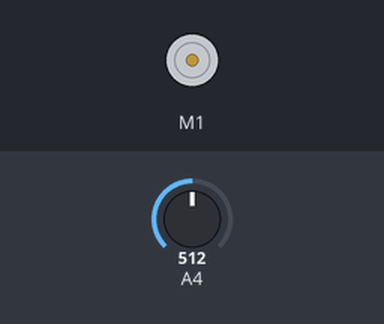
Bench run of a sketch on a simulated Arduino Uno, built with avr-gcc and run on an emulated ATmega328P. On the bench: DC motor (green arrow = forward, orange = backward, longer = faster). Inputs (shaded band) come from the test bench; at power-on: A4 = 512. What the sketch prints to the serial monitor is not drawn.

Above: at 0.15 s.
At 5.7 s:
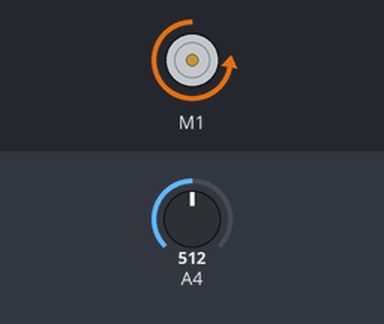
Timing chart, 0 to 6.5 s (numbered marks = the images above):
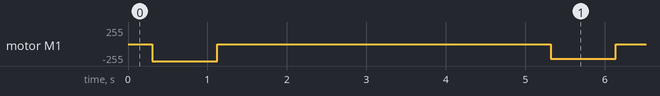

The sketch:

unit_step.ino
```cpp
#include <DualVNH5019MotorShield.h>

DualVNH5019MotorShield md;

//int adc_readings[400];
//int time_readings[400];
long start_time;
int incomingByte = 0;
boolean start;
int top_speed;
long beforeTime;
long afterTime;


void setup(){
  Serial.begin(115200);
  Serial.println("ADC DATA");
  md.init();
}

void loop(){

  for(top_speed = -400; top_speed <= 400; top_speed+=50){

    Serial.print("START ");
    Serial.println(top_speed);

    start_time = micros();

    for(int i = 0; i < 200; i++){
      beforeTime = micros() - start_time;
      Serial.print(analogRead(4));
      afterTime = micros() - start_time;
      Serial.print(" ");
      Serial.print(beforeTime);
      Serial.print(" ");
      Serial.println(afterTime);
    }

    md.setM1Speed(top_speed);
    for(int i = 0; i < 500; i++){
      beforeTime = micros() - start_time;
      Serial.print(analogRead(4));
      afterTime = micros() - start_time;
      Serial.print(" ");
      Serial.print(beforeTime);
      Serial.print(" ");
      Serial.println(afterTime);
    }

    md.setM1Speed(0);

    for(int i = 0; i < 500; i++){
      beforeTime = micros() - start_time;
      Serial.print(analogRead(4));
      afterTime = micros() - start_time;
      Serial.print(" ");
      Serial.print(beforeTime);
      Serial.print(" ");
      Serial.println(afterTime);
    }

    Serial.println("END");
    delay(3000);
  }
  while(1){
  }

}
```
